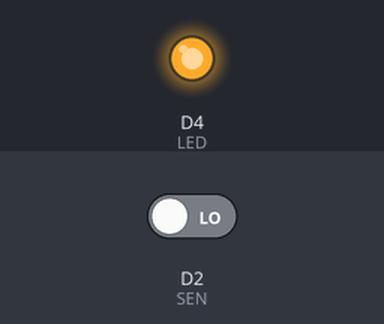
A sketch run on a simulated ESP8266 (NodeMCU). Parts: output pins drawn as LEDs (lit = HIGH). The test bench sets the inputs (shaded band); at power-on: D2 (SEN) LOW.

Above: at 2.8 s.
2.9 s: D2 (SEN) driven HIGH
At 4.2 s:
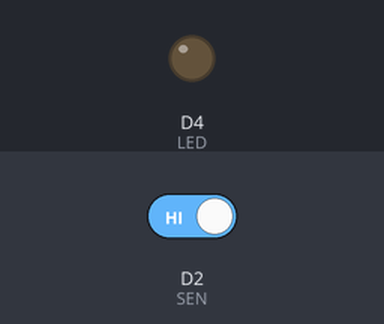
4.5 s: D2 (SEN) driven LOW
At 5.3 s:
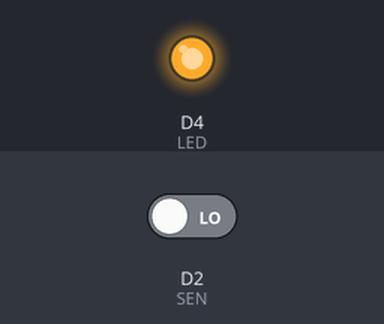
Timing chart, 0 to 7.5 s (numbered marks = the images above; inputs shaded):
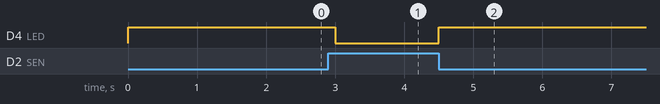

Measured:
- after the input at 2.9 s, D4 (LED): HIGH → LOW after 0.10 s
- after the input at 4.5 s, D4 (LED): LOW → HIGH at once

The sketch:

FireSensor.ino
```cpp
#define LED D4
#define SEN D2

void setup() {
  // put your setup code here, to run once:
  pinMode(LED, OUTPUT);
  pinMode(SEN, INPUT);
}

void loop() {
  // put your main code here, to run repeatedly:
  int flame_state = digitalRead(SEN);
  if(flame_state == HIGH) {

  } else {
    digitalWrite(LED, HIGH);
    delay(1000);
    digitalWrite(LED, LOW);
  }
}
```
